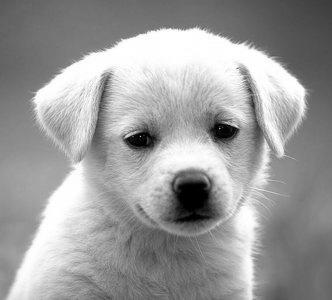
#> input picture Computer_Vision/Study_Material/Занятие_2/Занятие_2/img/dog.jpg, 332 x 300 px, found by its file name
$ python test.py
#> lines starting #> are read from the running program, lines starting #| are printed output that depends on the picture
import cv2
import numpy as np
import matplotlib.pyplot as plt

kernel = (1/3) * np.array([ [1, 0, 0],
                            [0, 0, 1],
                            [0, 1, 0]])


image = cv2.imread('img/dog.jpg')
#> image is the input picture: shape (300, 332, 3); min 0, max 255, mean 155.7
image = cv2.cvtColor(image, cv2.COLOR_BGR2RGB)


blurred_image = cv2.GaussianBlur(image, (11, 11), 0)
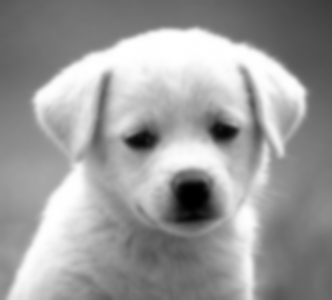
#> blurred_image: shape (300, 332, 3); min 0, max 255, mean 155.7

kernel1 = np.array([[2,0],[0,0]], dtype=np.float32)
dst = cv2.filter2D(image.copy(), -1, kernel)

added_image = cv2.add(image, blurred_image)
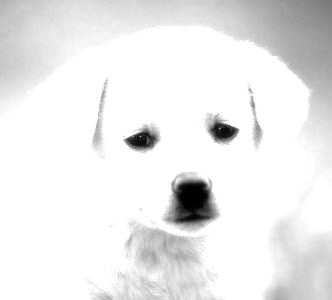
#> added_image: shape (300, 332, 3); min 0, max 255, mean 234.8
sub_image = cv2.subtract(image, blurred_image)
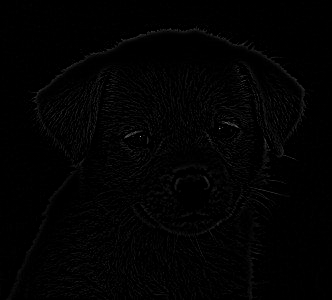
#> sub_image: shape (300, 332, 3); min 0, max 169, mean 2.4

adsub_image = cv2.add(added_image, sub_image)


plt.figure(figsize=(12, 8))

plt.subplot(1, 4, 1)
plt.title('Оригинальное изображение')
plt.imshow(image)
plt.axis('off')

plt.subplot(1, 4, 2)
plt.title('Размытие Гаусса')
plt.imshow(blurred_image)
plt.axis('off')

plt.subplot(1, 4, 3)
plt.title('1 + 2')
plt.imshow(added_image)
plt.axis('off')

plt.subplot(1, 4, 4)
plt.title('1 - 2')
plt.imshow(sub_image)
plt.axis('off')


plt.show()
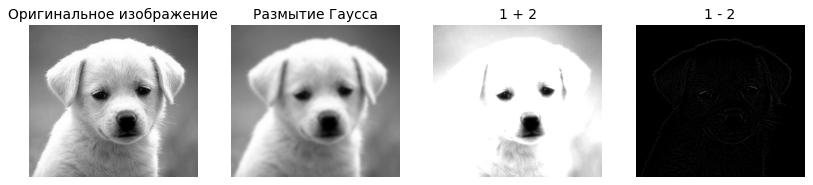
#> figure drawn by matplotlib, 4 panels
